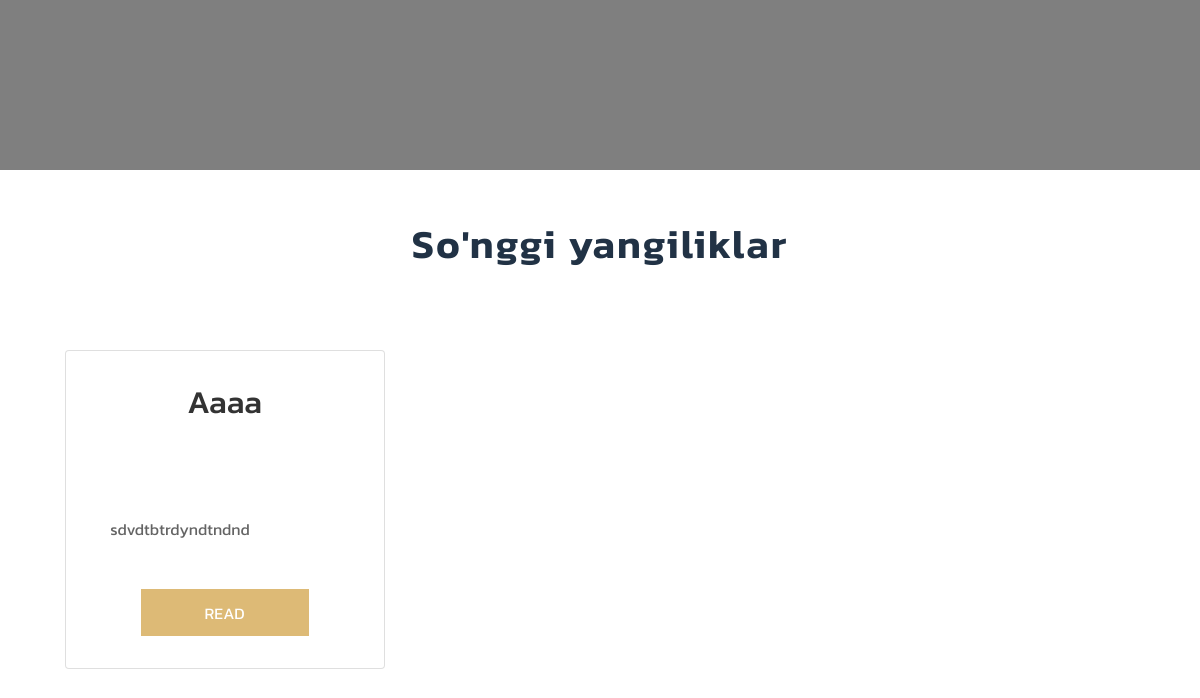
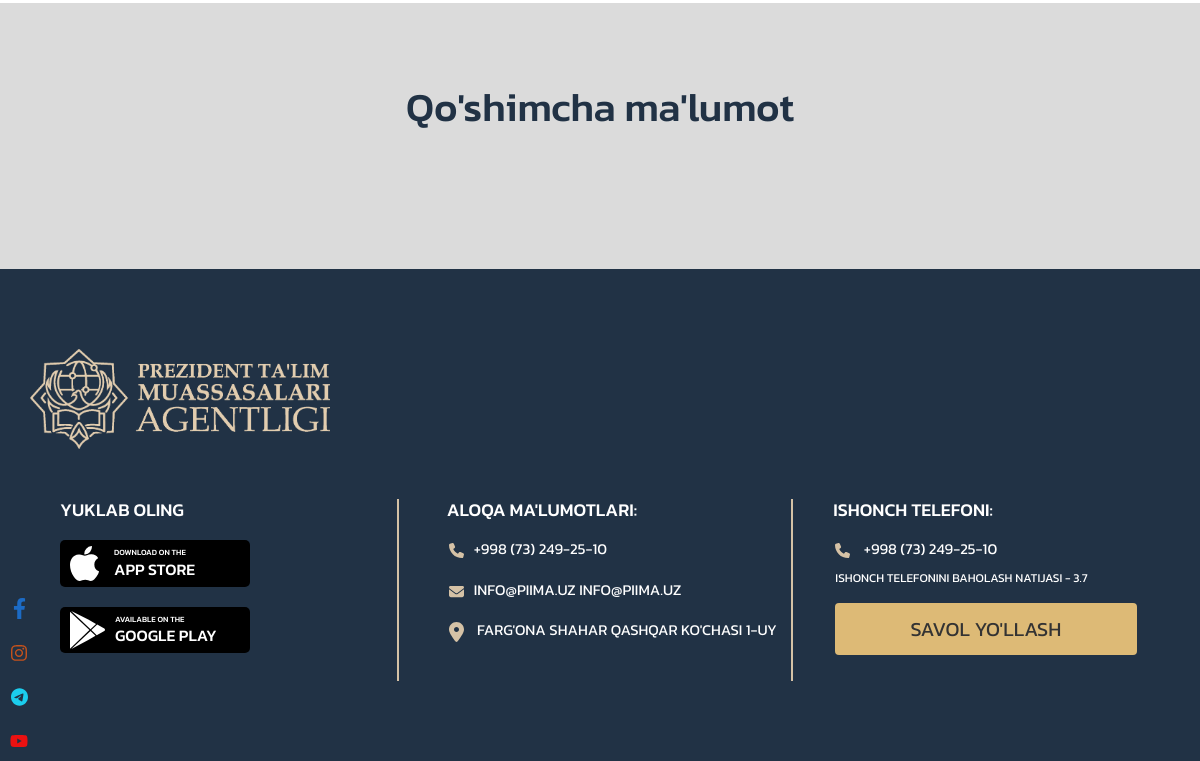
The app's page / (lower part), older data (2 pictures, top to bottom).
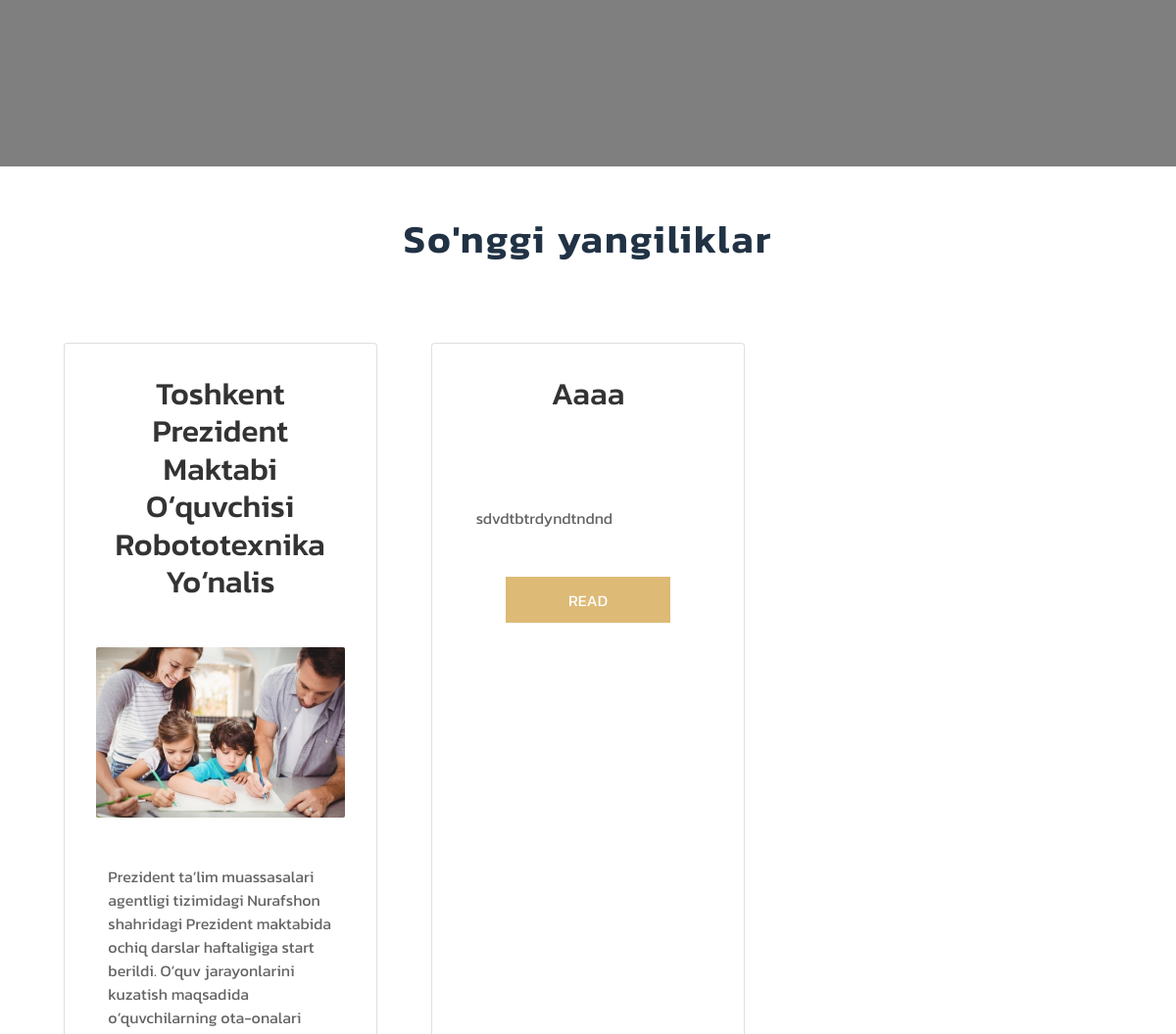
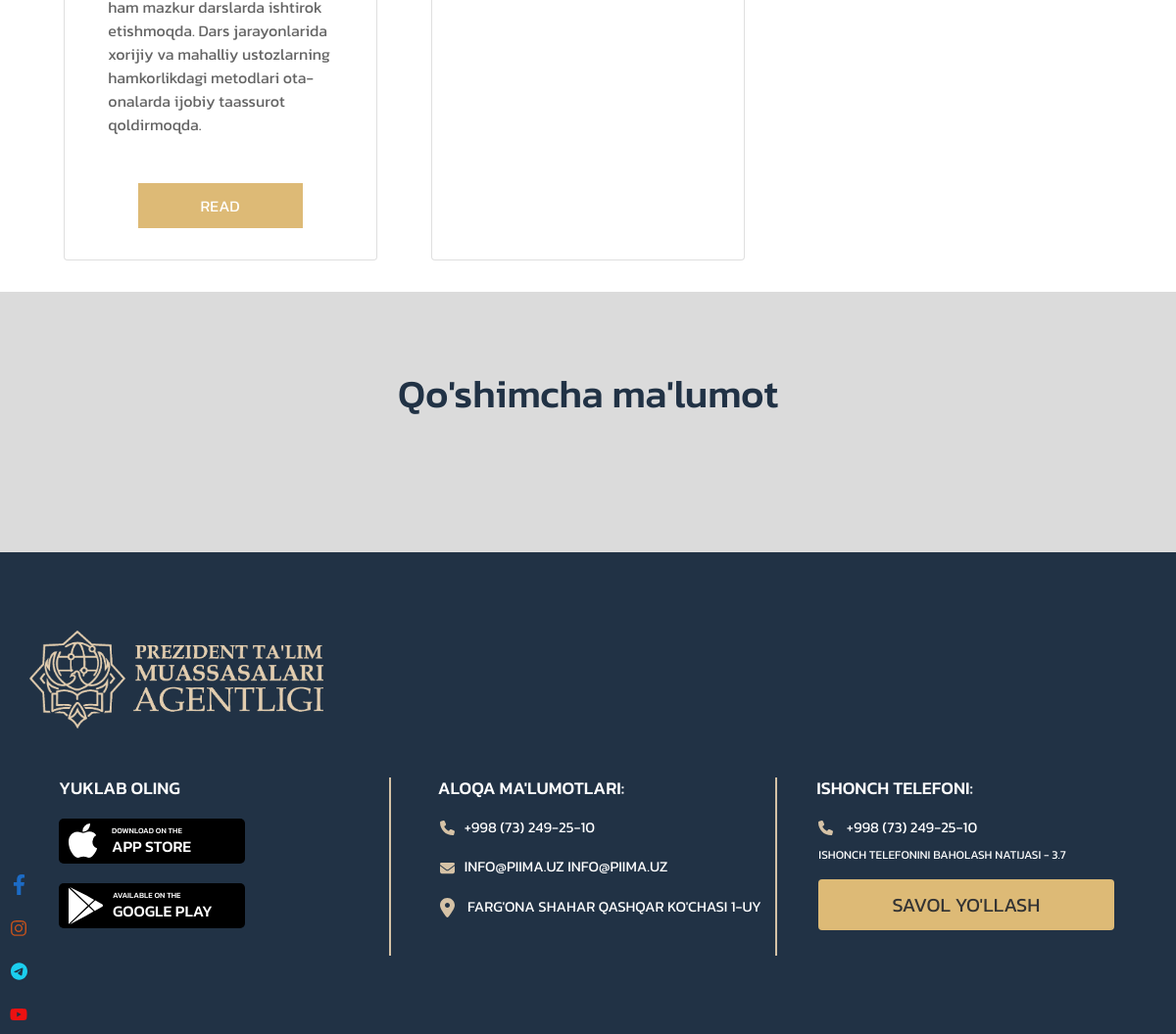
The same page, newer data (2 pictures, top to bottom).
### asosiy/models.py (models this page shows, shortened)
class Yangiliklar(models.Model):
    sarlavha = models.CharField(max_length=60)
    matn = models.TextField()
    rasm = models.FileField()
    sana = models.DateField(auto_now_add=True)

### asosiy/views.py (the view)
# urls.py: path('', HomeView.as_view()),
class HomeView(View):
    def get(self, request):
        data = {
            "songgilari": Yangiliklar.objects.order_by('-sana')[:4],
            'malumotlar': Malumot.objects.all()
        }
        return render(request, 'index.html', data)

### templates/index.html (shortened to what this page needs)
<!DOCTYPE html>
{% load static %}
<html lang="en">
<head>
    <link href="https://cdn.jsdelivr.net/npm/bootstrap@5.0.2/dist/css/bootstrap.min.css" rel="stylesheet"
>
    <link href="https://unpkg.com/aos@2.3.1/dist/aos.css" rel="stylesheet">
    <link rel="stylesheet" href="{% static 'css/main.css' %}">
</head>
<body>
<section class="slider">
    <div class="content">
    </div>
</section>
<section class="miniNews container">
    <h1>So'nggi yangiliklar</h1>
    <div class="miniNews__title">
        {% for i in songgilari %}
        <div class="card card--14">
            <h2 class="card__title">{{ i.sarlavha }}</h2>
            <img class="card__img" src="{{ i.rasm.url }}" alt="">
            <p class="card__text">{{ i.matn }}</p>
            <a class="card__btn" href="/new/{{ i.id }}/" class="">read</a>
        </div>
        {% endfor %}
    </div>
</section>
<section class="inform">
    <h1>Qo'shimcha ma'lumot</h1>
</section>
<div class="social">
    <a href="#">
        <img src="{% static 'img/facebook.svg' %}" alt="">
    </a>
    <a href="#">
        <img src="{% static 'img/instagram.svg' %}" alt="">
    </a>
    <a href="#">
        <img src="{% static 'img/telegram.svg' %}" alt="">
    </a>
    <a href="#">
        <img src="{% static 'img/youtube.svg' %}" alt="">
    </a>
</div>
<footer class="foot">
    <div class="container">
        <a href="#" class="logotip"><img src="{% static 'img/footer-logo-new.svg' %}" alt=""></a>
        <div class="foot__items">
            <div class="foot__items-title">
                <h2>Yuklab oling</h2>
                <div class="foot__items-title-app">
                    <img src="{% static 'img/apple.svg' %}" alt="">
                    <h5 class="h5"><span>Download on the</span> <br>
                        App Store</h5>
                </div>
                <div class="foot__items-title-app">
                    <img src="{% static 'img/google.svg' %}" alt="">
                    <h5><span>Available on the</span> <br>Google Play</h5>
                </div>
            </div>
            <div class="foot__items-title">
                <h2>Aloqa ma'lumotlari:</h2>
                <ul class="foot__items-title-cont">
                    <li><a href="#"><img src="{% static 'img/phone.svg' %}" alt=""><span>+998 (73) 249-25-10</span></a>
                    </li>
                    <li><a href="#"><img src="{% static 'img/mail.svg' %}" alt=""><span>info@piima.uz</span>
                        info@piima.uz</a></li>
                    <li><a href="#"><img src="{% static 'img/location.svg' %}" alt="">
                        <span>Farg'ona shahar Qashqar ko'chasi 1-uy</span> </a></li>
                </ul>
            </div>
            <div class="foot__items-title">
                <h2>Ishonch telefoni:</h2>
                <ul class="foot__items-title-tip">
                    <li><a href="#"><img src="{% static 'img/phone.svg' %}" alt=""> <span>+998 (73) 249-25-10</span>
                    </a></li>
                    <p>Ishonch telefonini baholash natijasi - 3.7</p>
                    <a class="btn" href="./Contact.html">Savol Yo'llash</a>
                </ul>
            </div>
        </div>
    </div>
</footer>
</body>
</html>

Row changes from the older to the newer data that the page shows:
added Yangiliklar: sarlavha "Toshkent Prezident Maktabi O‘quvchisi Robototexnika Yo‘nalis", rasm (picture), matn "Prezident ta‘lim muassasalari agentligi tizimidagi Nurafshon shahridagi Prezident maktabida ochiq darslar haftaligiga start berildi. O‘quv jarayonlarini kuzatish maqsadida o‘quvchilarning ota-onalari ham mazkur darslarda ishtirok etishmoqda. Dars jarayonlarida xorijiy va mahalliy ustozlarning hamkorlikdagi metodlari ota-onalarda ijobiy taassurot qoldirmoqda."
